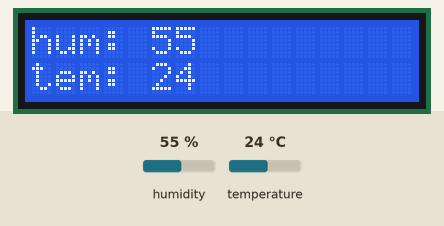
Simulated run of this sketch. Board: Arduino Uno, built with avr-gcc and run on an emulated ATmega328P. Shown: 16×2 character LCD. The inputs (shaded band) are chosen by the test bench; at power-on: humidity 55 %, temperature 24 °C.

Above: at 1.2 s.
1.3 s: humidity set to 22 %
At 3.6 s:
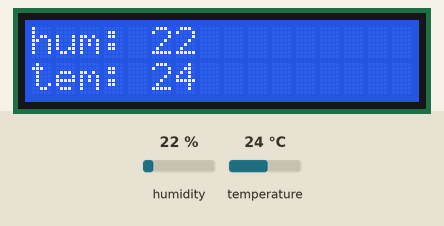
4.1 s: temperature set to 12 °C
At 5.4 s:
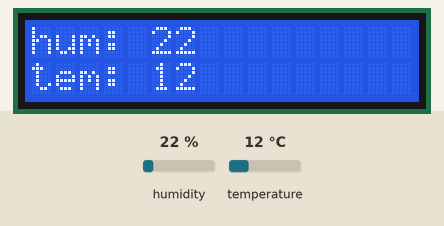
6.9 s: humidity set to 40 %
At 8.8 s:
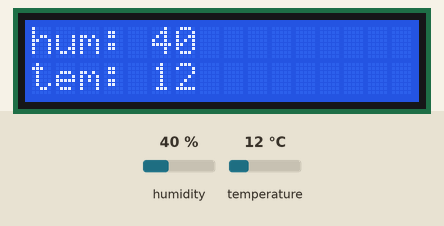
10.0 s: temperature set to 19 °C
At 11.8 s:
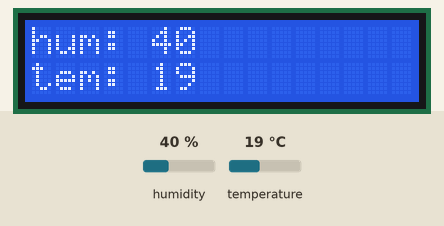
Timing chart, 0 to 13.3 s (numbered marks = the images above; inputs shaded):
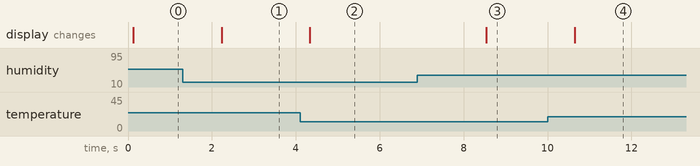

The sketch:

blue_-_LCD_-_hum.ino
```cpp
#include <SoftwareSerial.h>
#include <LiquidCrystal_I2C.h>
#include "DHT.h"

SoftwareSerial BTserial(2,3);
LiquidCrystal_I2C lcd(0x27, 16, 2);
DHT dht(4, DHT11);

void setup() {

  BTserial.begin(9600);
  lcd.init();
  lcd.backlight();

}

void loop() {

  int h = dht.readHumidity();
  int t = dht.readTemperature();

  BTserial.print("습도: ");
  BTserial.print(h);
  BTserial.print("% ");
  BTserial.print("온도: ");
  BTserial.print(t);
  BTserial.print(" C");

  lcd.setCursor(0,0);
  lcd.print("hum: ");
  lcd.print(h);
  lcd.setCursor(0,1);
  lcd.print("tem: ");
  lcd.print(t);

  delay(1000);

}
```

Measured:
- after the input at 1.3 s, the display: changes after 0.93 s (image 1)
- after the input at 4.1 s, the display: changes after 0.24 s (image 2)
- after the input at 6.9 s, the display: changes after 1.6 s (image 3)
- after the input at 10.0 s, the display: changes after 0.65 s (image 4)
